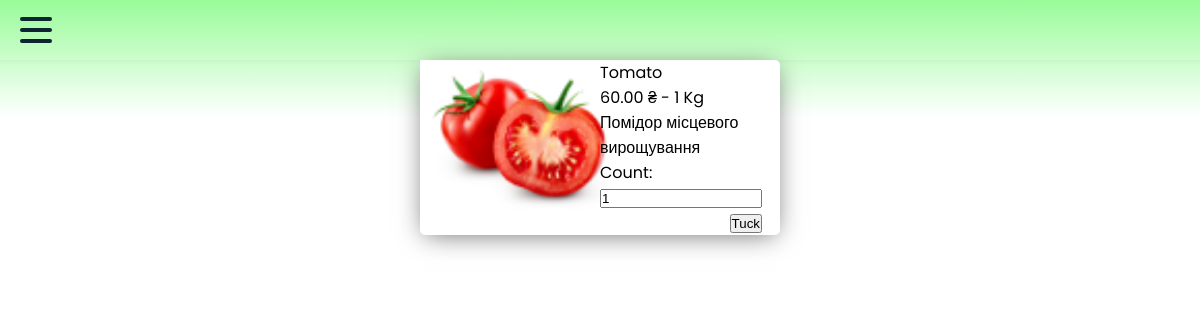
The page /category/7/7/ on the database its author committed.
### Product_shop_2/models.py (models this page shows, shortened)
class Product(models.Model):
    name = models.CharField(max_length=100)
    category = models.ForeignKey(Category, on_delete=models.SET_NULL, null=True)
    description = models.CharField(max_length=100)
    price = models.DecimalField(max_digits=7, decimal_places=2)
    icon = models.ForeignKey(Icon, on_delete=models.SET_NULL, null=True)
    unit = models.ForeignKey(Unit, on_delete=models.SET_NULL, null=True, blank=True)

class Unit(models.Model):   #Одиниці міри та продажу
    name = models.CharField(max_length=50)
    def __str__(self):
        return f"{self.name}"

### Product_shop_2/views.py (the view)
# urls.py: path('<int:cat>/<int:product>/', add_product),
def add_product(request, cat, product):
    context = Product.objects.all()
    category = Category.objects.all()
    info = Product.objects.get(id=product)
    cat_in_time = Product.objects.filter(category=cat)
    form = CardForms(request.GET)
    return render(template_name="Add_product.html", request=request, context={"product_list": context,
                                                                               "category": category,
                                                                               "cat_in_time": [cat_in_time],
                                                                              'form': form,
                                                                              "info": info,
                                                                              'cat': cat})

### Product_shop_2/forms.py
class CardForms(forms.Form):
    count_all = forms.IntegerField(label="Count:", required=False, min_value=1)
    name = forms.CharField(label="name", max_length=100)
    category = forms.CharField(max_length=100)
    price = forms.DecimalField(max_digits=7, decimal_places=2)
    description = forms.CharField(max_length=100)
    icon = forms.ImageField()
    name_unit = forms.CharField(max_length=50)
    base64 = forms.TextInput()
    def __init__(self, request, *args, **kwargs):
        super(CardForms, self).__init__(*args, **kwargs)
        self.initial['count_all'] = 1

### templates/Add_product.html (shortened to what this page needs)
{% extends 'base.html' %}
{% load static %}
{% block content %}
<div class="all_add_form">
    <form method="GET" action="http://127.0.0.1:8000/category/{{ cat }}" class="add_form">
        <div class="icon-form">
            <label><a><img></a></label>
        </div>
        <div class="cont_info">
            <div>
                <label>{{ info.name }}</label>
            </div>
            <div>
                <p>{{ info.price }} ₴ - {{ info.unit }}</p>
            </div>
            <div>
                <label>{{ info.description }}</label>
            </div>
            <div>
                <label>{{ form.count_all.label }}</label>
                <input name="count_name" value="1" class="inp_block">
            </div>
            <div>
                <div class="btn_box">
                    <button type="submit">Tuck</button>
                </div>
            </div>
        </div>
    </form>
</div>
{% endblock %}

### Product_shop_2/static/css/16.css (style rules this page uses)
* { margin: 0; padding: 0; box-sizing: border-box; }
body { font-family: "Poppins", sans-serif; background-image: linear-gradient(0deg, white, white, PaleGreen); background-repeat: no-repeat; }
.add_form { display: flex; width: 30%; box-shadow: 0 1px 10px rgb(146 161 176 / 15%); border 0.5 solid black; background: white; border-radius: 5px; box-shadow: 0px 4px 25px -5px rgba(0,0,0,0.6); }
.btn_box { text-align: right; }
.icon-form { width: 50%; }
.cont_info { width: 50%; }
.icon-form img { height: 90%; }
img { 100х111; }
.inp_block { width: 90%; }
.btn_box { position: relative; right: 10%; }
.all_add_form .add_form { position: relative; left: 35%; }

### rows shown on the page
Product: name "Tomato", price "60.00", unit "1 Kg", description "Помідор місцевого вирощування"
